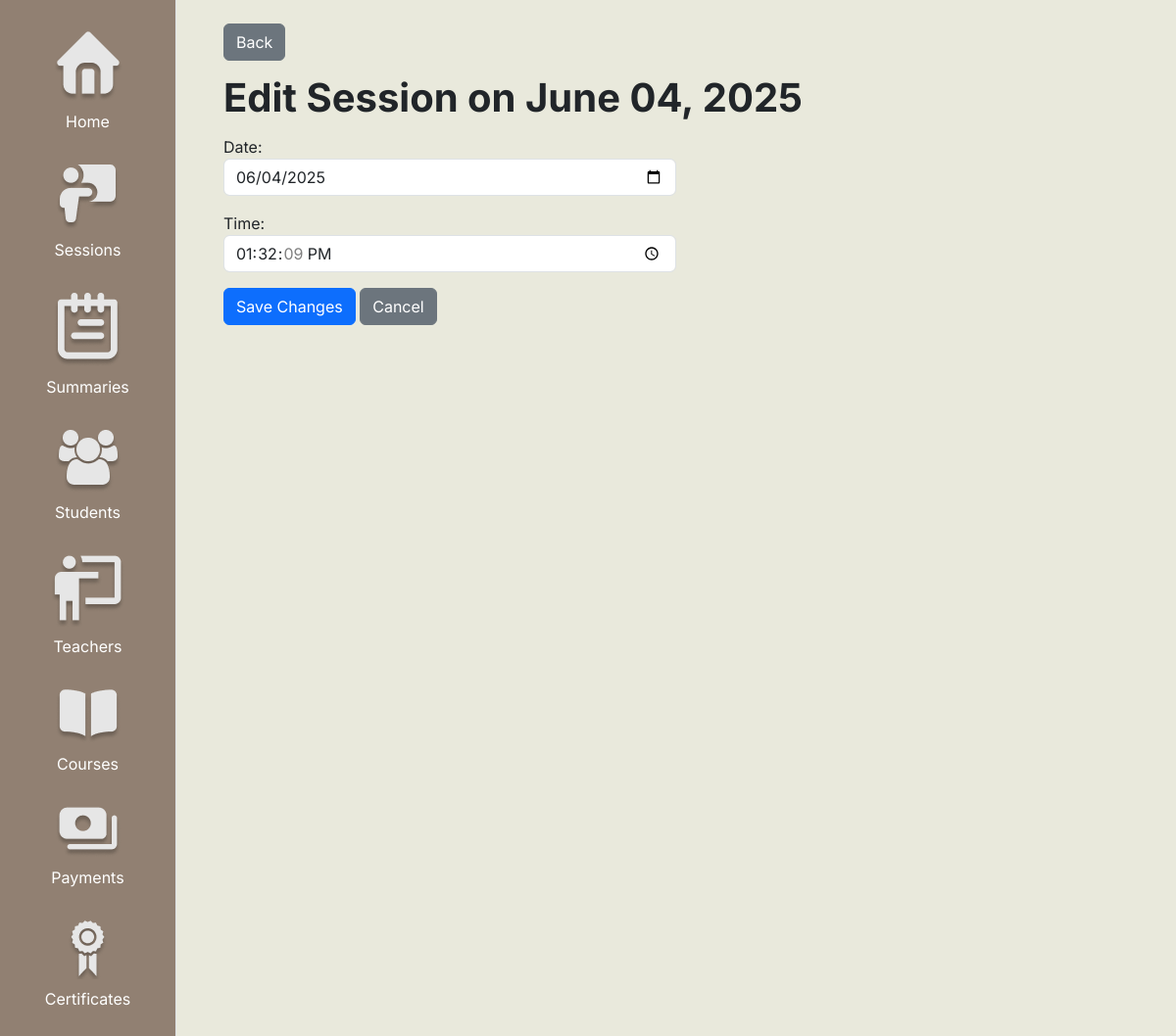
Page /sessions/1/edit/ on the committed database.
### core/models.py (models this page shows)
class Session(models.Model):
    date = models.DateField()
    time = models.TimeField()

### core/views.py (the view)
# urls.py: path('sessions/<int:session_id>/edit/', views.edit_session, name='edit_session'),
def edit_session(request, session_id):
    session = get_object_or_404(Session, id=session_id)
    if request.method == 'POST':
        form = SessionForm(request.POST, instance=session)
        if form.is_valid():
            form.save()
            messages.success(request, f"Session on {session.date.strftime('%B %d, %Y')} was updated successfully.")
            return redirect('admin_sessions')
    else:
        form = SessionForm(instance=session)
    return render(request, 'pages/edit_session.html', {'form': form, 'session': session})

### core/forms.py
class SessionForm(forms.ModelForm):
    class Meta:
        model = Session
        fields = ['date', 'time']
        widgets = {
            'date': forms.DateInput(attrs={'type': 'date','class': 'form-control'}),
            'time': forms.TimeInput(attrs={'type': 'time','class': 'form-control'}),
        }

### core/templates/pages/edit_session.html (shortened to what this page needs)
{% extends "base/admin_base.html" %}
{% block content %}
<div class="container">
	<a href="{% url 'admin_sessions' %}" class="btn btn-secondary">Back</a>
	<div class="text fs-1 fw-bold my-2">Edit Session on {{ session.date|date:"F d, Y" }}</div>
	<div class="col-md-6">
		<form method="post">
			{{ form.as_p }}
			<button type="submit" class="btn btn-primary">Save Changes</button>
			<a href="{% url 'admin_sessions' %}" class="btn btn-secondary">Cancel</a>
		</form>
	</div>
</div>
{% endblock %}

### static/css/base.css (style rules this page uses)
* { font-family: "Inter", serif; }
body { background-color: #E9E9DC; }

### rows in the picture
Session: date "June 04, 2025", date "06/04/2025", time "13:32:09"
